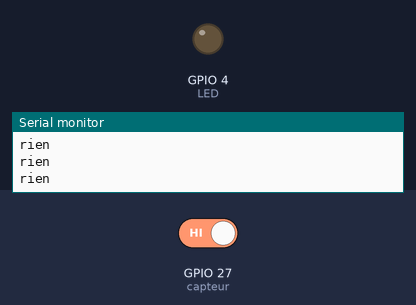
Recording of a sketch running on a simulated ESP32. Shown: output pins drawn as LEDs (lit = HIGH), the last lines printed to the serial monitor. Inputs (shaded band) come from the test bench; at power-on: GPIO 27 (capteur) HIGH.

Above: at 2.8 s.
2.9 s: GPIO 27 (capteur) driven LOW
At 3.3 s:
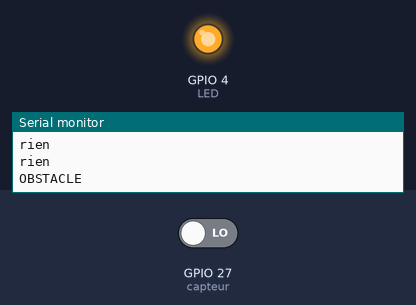
4.5 s: GPIO 27 (capteur) driven HIGH
At 6.0 s:
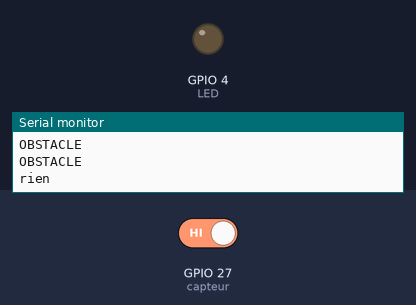
Timing chart, 0 to 7.5 s (numbered marks = the images above; inputs shaded):
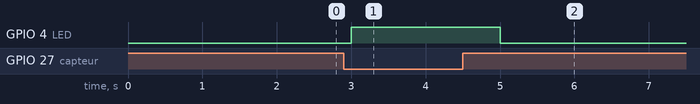

The sketch:

obstacle.ino
```cpp
int LED = 4;
int capteur = 27;
int detection = HIGH;


// the setup function runs once when you press reset or power the board
void setup() {
  // initialize digital pin LED_BUILTIN as an output.
  pinMode(LED, OUTPUT);
  pinMode(capteur, INPUT);
}

// the loop function runs over and over again forever
void loop() {
  detection = digitalRead(capteur);
  if (detection == LOW){
    Serial.println("OBSTACLE");
    digitalWrite(LED, HIGH);
  } else {
    Serial.println("rien");
    digitalWrite(LED, LOW);
  }
     // turn the LED on (HIGH is the voltage level)
  delay(1000);                       // wait for a second
}
```

Measured:
- after the input at 2.9 s, GPIO 4 (LED): LOW → HIGH after 0.10 s
- after the input at 4.5 s, GPIO 4 (LED): HIGH → LOW after 0.50 s
